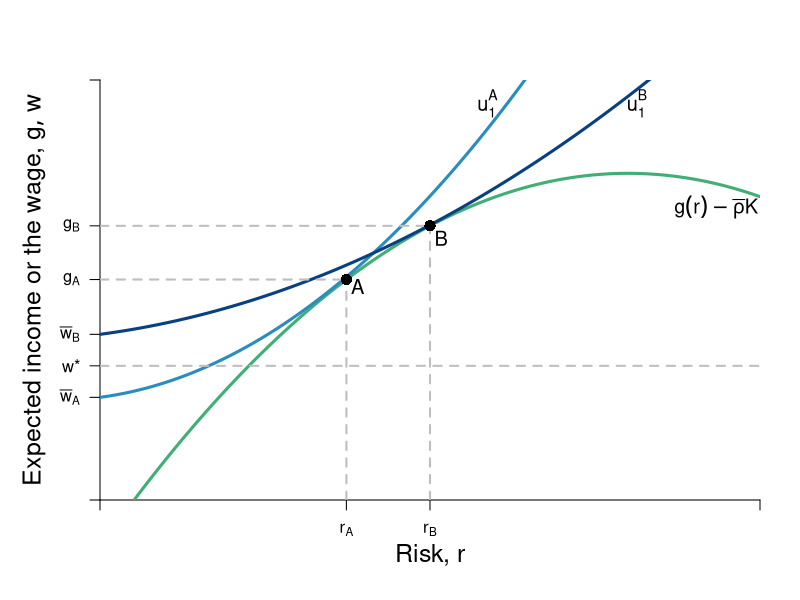

R code for this plot:
require(ggplot2)
require(shape)
pdf(file = "capitalism/risk_contrast.pdf", width = 9, height = 7)

#Set parameters for graphics
axislabelsize <- 1.5
labelsize <- 1.2
graphlinewidth <- 3
segmentlinewidth <- 2
a <- c(2, 4, 6)


COL <- c("#7fc97f", "#beaed4", "#fdc086", "#ffff99", "#386cb0", "#f0027f", "#bf5b17", "#666666")
COLA <- c("#e0f3db", "#99d8c9","#66c2a4","#41ae76", "#238b45", "#005824")
COLB <- c("#c6dbef", "#4eb3d3", "#2b8cbe", "#0868ac","#084081")
COLC <- c("#fcfbfd", "#efedf5", "#dadaeb", "#bcbddc", "#9e9ac8", "#807dba", "#6a51a3", "#54278f", "#3f007d")

par(mar =  c(5, 5, 4, 2))
xlims <- c(0, 15)
ylims <- c(0, 18)

riskreturn <- function(g, int1 = 14, int2 = 4, coeff = 1/3){
  int1 - (int2 - (coeff)*g)^2
}

uA <- function(omega, g, slope = 0.5){
  omega + omega*g  - slope*g^2
}

indiffA <- function(g, intercept = 3, slope1 = 0.25, slope2 = 0.12){
  intercept  + slope1*g + slope2*g^2
}

indiffA2 <- function(g, intercept = 3, slope1 = 0.25, slope2 = 0.05){
  intercept  + slope1*g + slope2*g^2
}

#Plot command 
plot(0, 0, xlim = xlims, ylim = ylims, 
     type = "n",
     xlab = expression(paste("")),
     ylab = expression(paste("")), 
     axes = FALSE,
     # xlab = expression(paste("Bob's Payoff, ", u^B)),
     # ylab = expression(paste("Alfredo's Payoff, ", u^A)),
     #xaxt = "n", 
     #yaxt = "n", 
     cex.lab = axislabelsize, 
     bty = "n", 
     xaxs="i", 
     yaxs="i"
)


#Customize ticks and labels for the plot
# ticksy <- seq(ylims[1], ylims[2], 3)
# ylabels <- seq(ylims[1], ylims[2], 3)
# ticksx <- seq(xlims[1], xlims[2], 5)
# xlabels <- seq(xlims[1], xlims[2], 5)
ticksx <- c(0, 5.6, 7.5, xlims[2])
xlabels <- c(NA, expression(paste(r[A])), expression(paste(r[B])), NA)
ticksy <- c(0, 4.4, 5.75, 7.1, riskreturn(5.6), riskreturn(7.5), ylims[2])
ylabels <- c(NA, expression(paste(bar(w)[A])), expression(paste(w,"*")), expression(paste(bar(w)[B])), expression(paste(g[A])), expression(paste(g[B])), NA)

axis(1, at = ticksx, pos = 0, labels = xlabels)
axis(2, at = ticksy, pos = 0, labels = ylabels, las = 1)

#Axis labels and draw linear utility function
mtext(expression(paste("Risk, ", r)), side = 1, line = 2.5, cex = axislabelsize)
text(-1.5, 0.5*ylims[2], expression(paste("Expected income or the wage, ", list(g, w))), xpd = TRUE, cex = axislabelsize, srt = 90) 


npts <- 500 
xx1 <- seq(xlims[1], xlims[2], length.out = npts)
lines(xx1, riskreturn(xx1), col = COLA[4], lwd = graphlinewidth, lty = 1)
lines(xx1, indiffA(xx1, intercept = 4.4), col = COLB[3], lwd = graphlinewidth, lty = 1)
#lines(xx1, indiffA(xx1, intercept = 8), col = COLB[3], lwd = graphlinewidth, lty = 1)
lines(xx1, indiffA2(xx1, intercept = 7.1), col = COLB[5], lwd = graphlinewidth, lty = 1)
#lines(xx1, indiffA2(xx1, intercept = 10), col = COLB[5], lwd = graphlinewidth, lty = 1)

#Add points a, b, c and c
segments(5.6, 0, 5.6, riskreturn(g = 5.6), lty = 2, col = "gray", lwd = segmentlinewidth)
segments(0, riskreturn(g = 5.6), 5.6, riskreturn(g = 5.6), lty = 2, col = "gray", lwd = segmentlinewidth)
points(5.6, riskreturn(g = 5.6), pch = 16, col = "black", cex = 1.5)
text(5.6 + 0.25, riskreturn(g = 5.6) - 0.3, expression(A), cex = labelsize)


segments(7.5, 0, 7.5, riskreturn(g = 7.5) , lty = 2, col = "gray", lwd = segmentlinewidth)
segments(0, riskreturn(g = 7.5) , 7.5, riskreturn(g = 7.5) , lty = 2, col = "gray", lwd = segmentlinewidth)
points(7.5, riskreturn(g = 7.5) , pch = 16, col = "black", cex = 1.5)
text(7.5 + 0.25, riskreturn(g = 8) - 1, expression(B), cex = labelsize)

#Segment for next best wage offer
segments(0, 5.75, xlims[2], 5.75, lty = 2, col = "gray", lwd = segmentlinewidth)





#Label risk return schedule
text(14, riskreturn(g = 14) - 1, expression(paste(g(r) - bar(rho)*K) ), cex = labelsize)

#Label value functions
text(12.2, 17, expression(u[1]^B), cex = labelsize)
#text(10.1, 17, expression(u[2]^B), cex = labelsize)
text(8.8, 17, expression(u[1]^A), cex = labelsize)
#text(7.2, 17, expression(u[2]^A), cex = labelsize)


dev.off()
